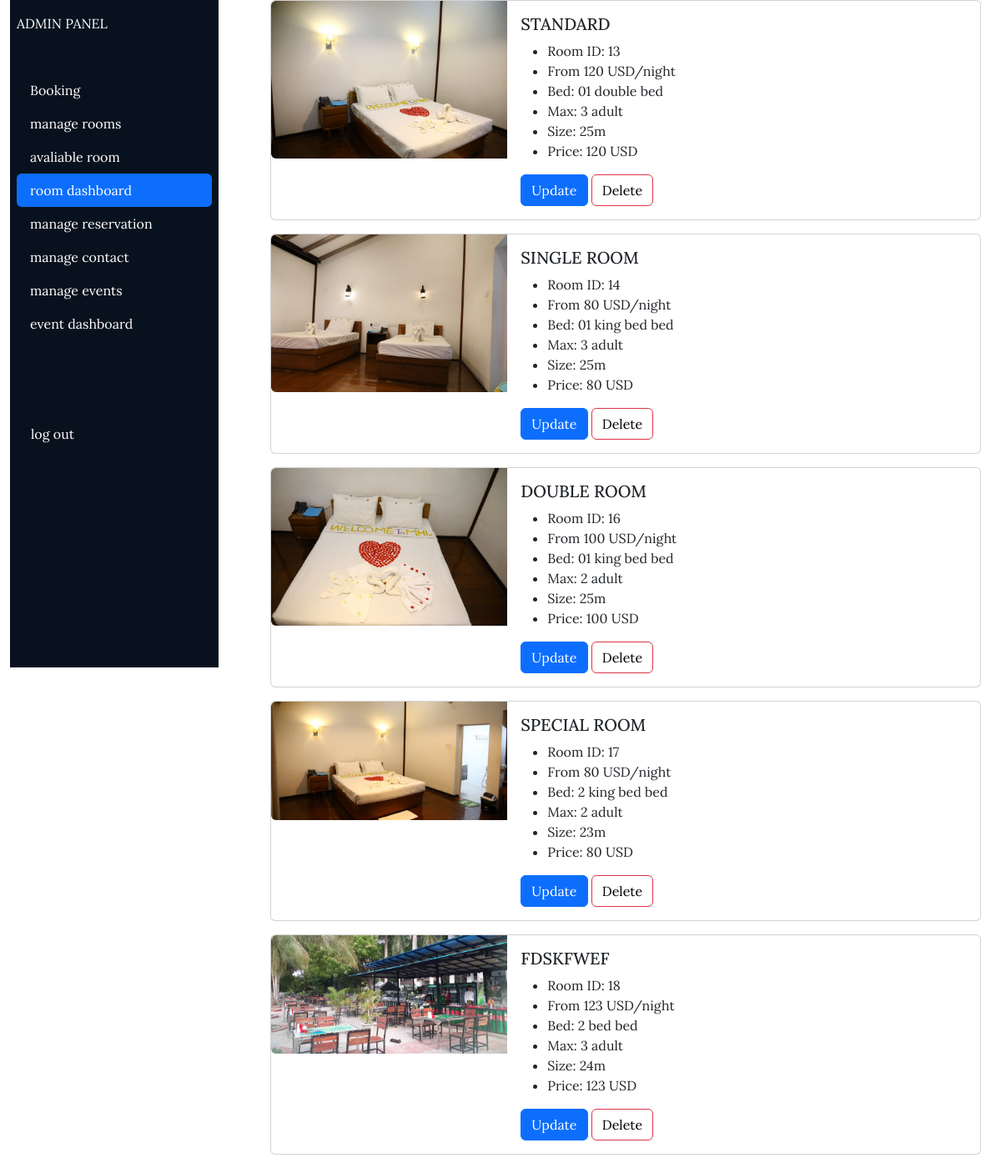
The page /htilarProject/admin/dashboard/webpage/manageRoom.php (signed in) on the database its author committed.
### tables this page shows
CREATE TABLE `room` (
  `room_id` int(11) NOT NULL,
  `room_view` varchar(60) NOT NULL,
  `type` varchar(30) NOT NULL,
  `price` int(11) NOT NULL,
  `bed` varchar(20) NOT NULL,
  `adult` int(11) NOT NULL,
  `size` varchar(20) NOT NULL
);

### htilarProject/admin/dashboard/webpage/manageRoom.php (the view, shortened to what this page needs)
<?php
  include "/xampp/htdocs/htilarProject/configuration/dbConfig.php";
  $fetching_rooms=mysqli_query($con,"select * from room");
?>
<!DOCTYPE html>
<html lang="en">
<head>
    <link rel="stylesheet" href="../webpage/style/adminRoom.css">
    <link href="https://cdn.jsdelivr.net/npm/bootstrap@5.3.3/dist/css/bootstrap.min.css" rel="stylesheet">
    <link rel="stylesheet" href="https://cdn.jsdelivr.net/npm/bootstrap-icons@1.11.1/font/bootstrap-icons.css">
</head>
<body style="font-family:  'Lora', serif;">
    <div class="container-fluid">
        <div class="row flex-nowrap">
        <div class="col-auto col-md-4 col-lg-3 min-vh-100">
                <div class="left p-2">
                    <a href="" class="d-flex text-decoration-none align-items-center mt-2">
                        <span class="text-white text-uppercase text-center">Admin Panel</span>
                    </a>
                    <ul class="nav nav-pills flex-column mt-5">
                        <li class="nav-item">
                            <a class="nav-link text-white" href="../webpage/booking.php">Booking</a>
                        </li>
                        <li class="nav-item">
                            <a class="nav-link text-white" href="../webpage/adminRoom.php">manage rooms</a>
                        </li>
                        <li class="nav-item">
                        <a class="nav-link text-white" href="../webpage/manageAvality.php">avaliable room</a>
                           </li>
                        <li class="nav-item">
                            <a class="nav-link active text-white" href="../webpage/manageRoom.php">room dashboard</a>
                        </li>
                        <li class="nav-item">
                            <a class="nav-link  text-white" href="../webpage/roomNumber.php">manage reservation</a>
                        </li>
                        <li class="nav-item"><a class="nav-link text-white" href="../webpage/manageDish.php">manage contact</a></li>
                        <li class="nav-item"><a class="nav-link text-white" href="../webpage/manageEvent.php">manage events</a></li>
                        <li class="nav-item"><a class="nav-link text-white " href="../webpage/eventDashboard.php">event dashboard</a></li>
                    </ul>
                    <a href="../webpage/login.php" class="text-white " style="text-decoration:none;display:flex;margin-top:100px;margin-left:17px">log out</a>
                </div>
            </div>
            <div class="col-auto col-md-8 col-lg-9 min-vh-100">
    <div class="container">
<?php
    while($row=mysqli_fetch_assoc($fetching_rooms)){
?>
           <div class="card mb-3" style="max-width: 1000px;">
    <div class="row g-0">
        <div class="col-md-4">
            <img src="/htilarProject/client/assets/<?php echo $row["room_view"] ?>" class="img-fluid rounded-start" alt="...">
        </div>
        <div class="col-md-8">
            <div class="card-body">
                <h5 class="card-title text-uppercase"><?php echo $row["type"] ?></h5>
                <ul>
                    <li>Room ID: <?php echo $row["room_id"]; ?></li>
                    <li>From <?php echo $row["price"]; ?> USD/night</li>
                    <li>Bed: <?php echo $row["bed"]; ?> bed</li>
                    <li>Max: <?php echo $row["adult"]; ?> adult</li>
                    <li>Size: <?php echo $row["size"]; ?></li>
                    <li>Price: <?php echo $row["price"]; ?> USD</li>
                </ul>
                <button type="button" class="btn btn-primary "><a href="../webpage/adminRoom.php " class="text-white" style="text-decoration: none;">Update</a></button>
                <form method="post" action="../service/deleteRoom.php" style="display:inline;" id="d">
                    <button type="submit" name="delete" class="btn btn-outline-danger text-black">Delete</button>
                </form>
            </div>
        </div>
    </div>
</div>
           <?php } ?>
    </div>
            </div>
        </div>
    </div>
</body>
</html>

### htilarProject/admin/dashboard/webpage/style/adminRoom.css (style rules this page uses)
a { text-decoration: none; }
.btn { color: black; }

### htilarProject/admin/dashboard/webpage/manageRoom.php (style rules this page uses)
body { font-family: 'Lora', serif; }
.left { position: fixed; top: 0; bottom: 0; width: 250px; background-color: #08121e; height: 100vh; overflow-y: auto; }

### rows shown on the page
room: room_view (picture), type "STANDARD", room_id "13", price "120", bed "01 double", adult "3", size "25m"
room: room_view (picture), type "SINGLE ROOM", room_id "14", price "80", bed "01 king bed", adult "3", size "25m"
room: room_view (picture), type "DOUBLE ROOM", room_id "16", price "100", bed "01 king bed", adult "2", size "25m"
room: room_view (picture), type "SPECIAL ROOM", room_id "17", price "80", bed "2 king bed", adult "2", size "23m"
room: room_view (picture), type "FDSKFWEF", room_id "18", price "123", bed "2 bed", adult "3", size "24m"
